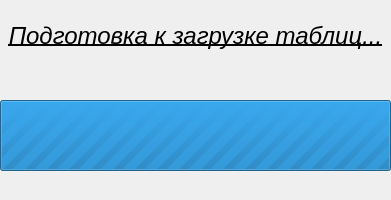
<?xml version="1.0" encoding="UTF-8"?>
<ui version="4.0">
 <class>Dialog</class>
 <widget class="QDialog" name="Dialog">
  <property name="geometry">
   <rect>
    <x>0</x>
    <y>0</y>
    <width>391</width>
    <height>200</height>
   </rect>
  </property>
  <property name="windowTitle">
   <string>Dialog</string>
  </property>
  <widget class="QProgressBar" name="progress_bar">
   <property name="geometry">
    <rect>
     <x>0</x>
     <y>100</y>
     <width>391</width>
     <height>71</height>
    </rect>
   </property>
   <property name="maximum">
    <number>0</number>
   </property>
   <property name="value">
    <number>0</number>
   </property>
  </widget>
  <widget class="QLabel" name="status_label">
   <property name="geometry">
    <rect>
     <x>0</x>
     <y>10</y>
     <width>391</width>
     <height>51</height>
    </rect>
   </property>
   <property name="font">
    <font>
     <pointsize>18</pointsize>
     <italic>true</italic>
     <underline>true</underline>
    </font>
   </property>
   <property name="text">
    <string>Подготовка к загрузке таблиц...</string>
   </property>
   <property name="alignment">
    <set>Qt::AlignCenter</set>
   </property>
  </widget>
 </widget>
 <resources/>
 <connections/>
</ui>
